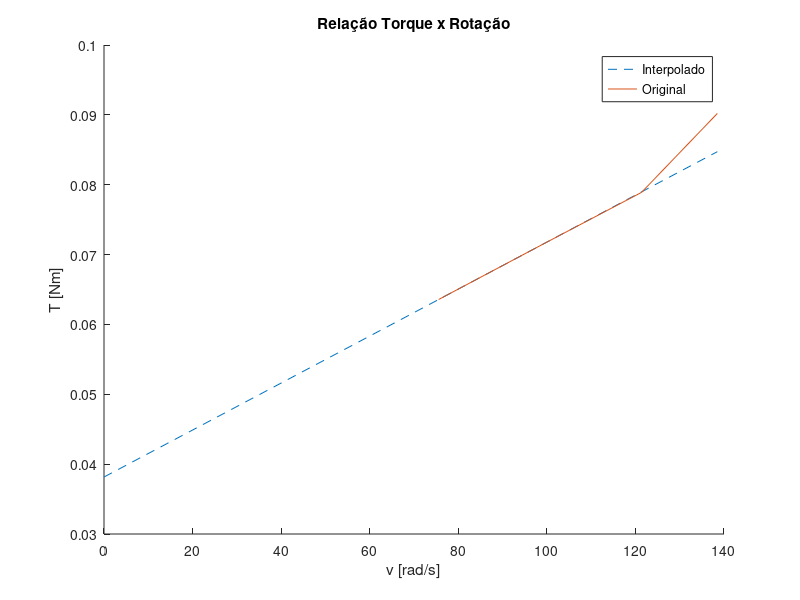

The MATLAB source for this figure: (Note: this script raises an error after producing the figure.)
%% Experimento 08

clear; clc; close all;

[~,~]=mkdir('imagens');

addpath(genpath('dados'))
addpath(genpath('funcoes'))
addpath(genpath('simulink'))

%% Leitura dos dados

load('parado.csv')
% load('parado2.csv')
% parado = parado2;

load('d10.csv')
load('d12.csv')
load('d14.csv')
load('d16.csv')

dt = 10e-3;

m10.w = d10(1,:);
m10.i = d10(2,:);
m10.t = 0:dt:(length(d10)-1)*dt;
m10.v = 10;

m12.w = d12(1,:);
m12.i = d12(2,:);
m12.t = 0:dt:(length(d12)-1)*dt;
m12.v = 12;

m14.w = d14(1,:);
m14.i = d14(2,:);
m14.t = 0:dt:(length(d14)-1)*dt;
m14.v = 14;

m16.w = d16(1,:);
m16.i = d16(2,:);
m16.t = 0:dt:(length(d16)-1)*dt;
m16.v = 16;

mparado.w = parado(1,:);
mparado.i = parado(2,:);
mparado.t = 0:dt:(length(parado)-1)*dt;
mparado.v = 14;

%% Motor parado - R, L

i_regime = mean(mparado.i(end-50:end));
i_tau = 0.63*i_regime;

loc = find(mparado.i >= i_tau, 1);


ini = max(1, loc-3);
fim = ini+7;
tau = interp1(mparado.i(ini:fim), mparado.t(ini:fim), i_tau);

% tau = tau - mparado.t(314);

motor.R = 14/i_regime;
motor.L = tau*motor.R;

%% Motor em movimento - K, b, Tc

mds = [m10 m12 m14 m16];

regime = [1453 1540 2848 1718];

for k=1:4
    md = mds(k);
    fim_regime = regime(k);

    i_regime = mean(md.i(fim_regime-100:fim_regime));
    w_regime = mean(md.w(fim_regime-100:fim_regime));
    
    K(k) = (md.v-motor.R*i_regime)/w_regime;
    
    T(k) = K(k)*i_regime;
    w(k) = w_regime;

end

motor.K = mean(K);

motor.Tc = interp1(w, T, 0, 'linear', 'extrap');

motor.b = (T(1) - motor.Tc)/w(1);

fnc_T = @(w) (motor.Tc + motor.b*w);
w_T = [0 w];

name = 'Relação Torque x Rotação';
figure
hold on
plot(w_T, fnc_T(w_T), '--')
plot(w, T)
hold off
ylabel('T [Nm]')
xlabel('v [rad/s]')
legend('Interpolado', 'Original')
title(name)

name = removeSpecialCharacters(name);
saveas(gcf, strcat('imagens/', name, '.png'));

%% Mecânica do motor - J

wtj = (w + motor.Tc/motor.b).*exp(-1/4) - motor.Tc/motor.b;


mds = [m10 m12 m14 m16];

regime = [1458 1544 2865 1802];

for k=1:4
    md = mds(k);
    loc = regime(k)-1 + find(md.w(regime(k):end) <= wtj(k), 1);

    tjs(k) = md.t(loc) - md.t(regime(k)-1);
end

tj = mean(tjs);

motor.J = 4*motor.b*tj;

%% Modelo

% x = [i w theta]'
% u = [V Tc]'

A = [
    -motor.R/motor.L   -motor.K/motor.L   0
     motor.K/motor.J   -motor.b/motor.J   0
     0                  1                 0
];

B = [
     1/motor.L   0
     0          -1/motor.J
     0           0
];

C = [
    1 0 0
    0 1 0 
];

D = 0;

sys = ss(A, B, C, D);
Gm = tf(sys);
G = Gm(2,1);

%% Simulação

for k = 1:4
    md = mds(k);
    fim = regime(k);
    
    t = md.t(1:fim);
    lt = size(t);

    u = [
        md.v*ones(lt) 
        motor.Tc*ones(lt)
    ];

    Y = lsim(sys, u, t);
    y_i = Y(:,1);
    y_w = Y(:,2);
    
    v = [int2str(md.v) 'v'];
    
    figure;
    subplot(2, 1, 1)
    hold on
    plot(t, md.w(1:fim))
    plot(t, y_w)
    hold off
    ylabel('v [rad/s]')
    xlabel('t [s]')
    title(['Modelo x Experimento - ' v ' - Rotação'])
    legend('Modelo', 'Experimento')
    
    subplot(2, 1, 2)
    hold on
    plot(t, md.i(1:fim))
    plot(t, y_i)
    hold off;
    ylabel('i [amp]')
    xlabel('t [s]')
    title(['Modelo x Experimento - ' v ' - Corrente'])
    legend('Modelo', 'Experimento')
    
    name = ['Comparação Modelo x Experimento - ' v];
    name = removeSpecialCharacters(name);
    saveas(gcf, strcat('imagens/', name, '.png'));
end

%% Dados experimentais


for k = 1:4
    md = mds(k);
    
    v = [int2str(md.v) 'v'];
    
    figure;
    subplot(2, 1, 1)
    hold on
    plot(md.t, md.w)
    hold off
    ylabel('v [rad/s]')
    xlabel('t [s]')
    title(['Dados Experimentais - ' v ' - Rotação'])
    
    subplot(2, 1, 2)
    hold on
    plot(md.t, md.i)
    hold off;
    ylabel('i [amp]')
    xlabel('t [s]')
    title(['Dados Experimentais - ' v ' - Corrente'])
    
    name = ['Dados Experimentais - ' v];
    name = removeSpecialCharacters(name);
    saveas(gcf, strcat('imagens/', name, '.png'));
end